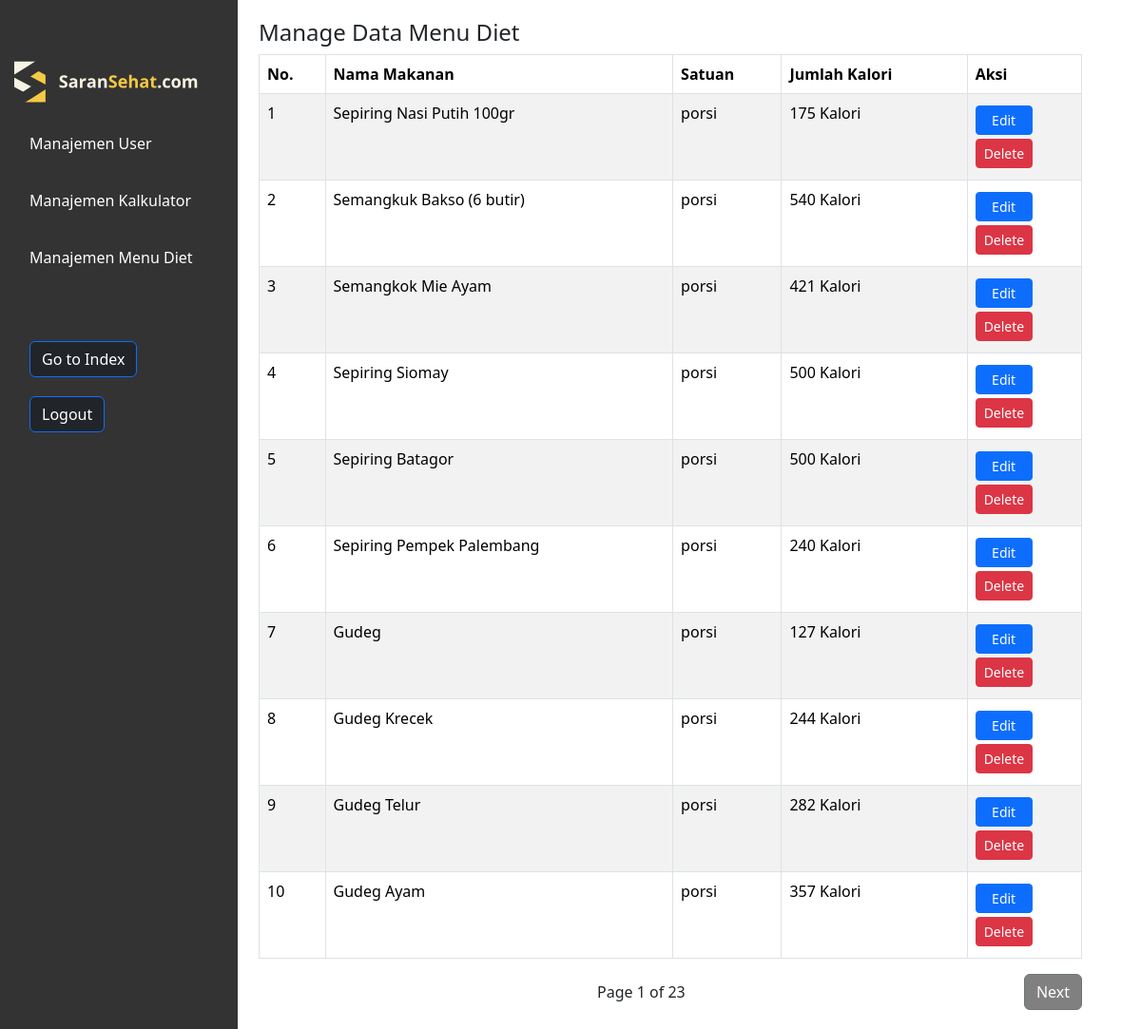
/manage_menu (signed in), run on the app's committed database.
### tables this page shows
CREATE TABLE foods (
    "food_id" INTEGER PRIMARY KEY AUTOINCREMENT,
    name TEXT NOT NULL,
    amount NUMERIC NOT NULL,
    unit TEXT NOT NULL,
    calories NUMERIC NOT NULL
);

### app.py (the view)
@app.route('/manage_menu', methods=["GET", "POST"])
@login_admin_required
def manage_menu():
    if request.method == "POST":
        food_name = request.form.get("nama_makanan")
        amount = request.form.get("jumlah")
        unit = request.form.get("unit")
        calories = request.form.get("calories")
        if not food_name or not unit or not calories:
            flash("Semua kolom harus diisi untuk menambahkan menu diet")
            return redirect("/manage_menu")
        db.execute("INSERT INTO foods (name, amount, unit, calories) VALUES (?, ?, ?, ?)", food_name, amount, unit, calories)
        flash("Menu diet berhasil ditambahkan")
        return redirect("/manage_menu")
    else:
        page = request.args.get('page', 1, type=int)
        limit = 10
        halaman = db.execute("SELECT COUNT(*) AS total_foods FROM foods")[0]['total_foods']
        total_halaman = (halaman + limit - 1) // limit
        foods = db.execute("SELECT * FROM foods")
        food = foods[0]
        cari = request.args.get('search')
        if cari:
            foods = db.execute("SELECT * FROM foods WHERE name LIKE ?", ('%' + cari + '%'))
        else:
            foods = db.execute("SELECT * FROM foods")
        return render_template("manage-menu.html", food=food, foods=foods, page=page, limit=limit, total_halaman=total_halaman,cari=cari )

### app.py (called while the page is built)
@app.after_request
def after_request(response):
    response.headers["Cache-Control"] = "no-cache, no-store, must-revalidate"
    response.headers["Expires"] = 0
    response.headers["Pragma"] = "no-cache"
    return response

### helpers.py (called while the page is built)
def login_admin_required(f):
    @wraps(f)
    def decorated_function(*args, **kwargs):
        if session.get("role") != 'admin':
            return redirect("/login")
        return f(*args, **kwargs)
    return decorated_function

### templates/manage-menu.html (shortened to what this page needs)
{% extends "dashboard.html" %}
{% block content %}
{% set total_pages = ((foods|length - 1) // limit) + 1 %}
<div class="section">
    <div action="/manage_user" method="post">
        <h4>Manage Data Menu Diet</h4>
        <table class="table table-striped">
            <thead>
                <tr>
                    <th class="table-cell">No.</th>
                    <th class="table-cell">Nama Makanan</th>
                    <th class="table-cell">Satuan</th>
                    <th class="table-cell">Jumlah Kalori</th>
                    <th class="table-cell">Aksi</th>
                </tr>
            </thead>
            <tbody>
                {% for food in foods %}
                {% if loop.index >= (page - 1) * limit + 1 and loop.index <= page * limit %} <tr>
                    <td class="table-cell">{{ loop.index }}</td>
                    <td class="table-cell">{{ food.name }}</td>
                    <td class="table-cell">{{ food.unit }}</td>
                    <td class="table-cell">{{ food.calories }} Kalori</td>
                    <td class="table-cell">
                        <div class="d-block my-1"><a href="#" class="btn btn-primary btn-sm" style="width: 60px"
                                data-bs-toggle="modal" data-bs-target="#editModal{{ food.food_id }}"> Edit </a></div>
                        <div class="d-block my-1">
                            <form action="/delete/{{ food.food_id }}" method="post"><button type="submit"
                                    class="btn btn-danger btn-sm" style="width: 60px">Delete</button></form>
                        </div>
                    </td>
                    </tr>
                    {% endif %}
                    {% endfor %}
                    </tbody>
                    </table>
                    <div class="pagination">
                        <div>
                            {% if total_pages > 1 %}
                            <span>Page {{ page }} of {{ total_pages }}</span>
                            {% endif %}
                        </div>
                        <div>
                            {% if page < total_pages %} <a href="?page={{ page + 1 }}" class="btn btn-secondary"
                                style="background-color: gray;">
                                <bold> Next </bold></a>
                                {% endif %}
                        </div>
                    </div>
                    {% endblock %}

### static/css/adm_styles.css (style rules this page uses)
html, body { height: 100%; overflow-x: hidden; }
.table-cell { padding: 10px; background-color: #f8f9fa; border: 1px solid #dee2e6; }
.pagination { display: flex; justify-content: space-between; align-items: center; }

### data on the page
foods: name "Sepiring Nasi Putih 100gr", unit "porsi", calories "175"
foods: name "Semangkuk Bakso (6 butir)", unit "porsi", calories "540"
foods: name "Semangkok Mie Ayam", unit "porsi", calories "421"
foods: name "Sepiring Siomay", unit "porsi", calories "500"
foods: name "Sepiring Batagor", unit "porsi", calories "500", {{ food.food_id }} 6 (drawn)
foods: name "Sepiring Pempek Palembang", unit "porsi", calories "240"
foods: name "Gudeg", unit "porsi", calories "127"
foods: name "Gudeg Krecek", unit "porsi", calories "244"
foods: name "Gudeg Telur", unit "porsi", calories "282"
foods: name "Gudeg Ayam", unit "porsi", calories "357"

### other printed values
{{ page }} "1"
{{ total_pages }} "23"
